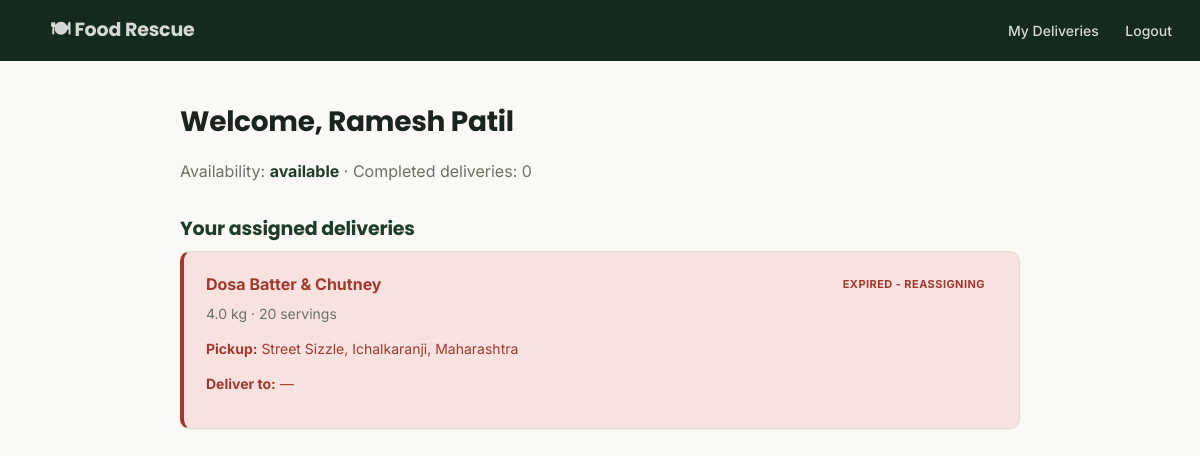
The page /agent/dashboard/ (signed in) on the database its author committed.
### donations/models.py (models this page shows, shortened)
class Agent(models.Model):
    user = models.OneToOneField(User, on_delete=models.CASCADE, related_name='agent')
    name = models.CharField(max_length=100)
    phone_number = models.CharField(max_length=15)
    email = models.EmailField(unique=True)
    availability_status = models.CharField(
        max_length=15, choices=AGENT_AVAILABILITY_CHOICES,
        default='offline', db_index=True,
    )
    current_latitude = models.FloatField(null=True, blank=True, db_index=True)
    current_longitude = models.FloatField(null=True, blank=True, db_index=True)
    last_location_update = models.DateTimeField(null=True, blank=True)
    service_radius_km = models.FloatField(default=5.0)
    verification_status = models.CharField(
        max_length=15, choices=AgentVerificationStatus.CHOICES,
        default=AgentVerificationStatus.UNVERIFIED, db_index=True,
    )
    completed_deliveries = models.PositiveIntegerField(default=0)
    is_active = models.BooleanField(default=True)
    date_joined = models.DateTimeField(auto_now_add=True)
    updated_at = models.DateTimeField(auto_now=True)

class Donation(models.Model):
    restaurant = models.ForeignKey(Restaurant, on_delete=models.CASCADE, related_name='donations')
    recipient = models.ForeignKey(
        Recipient, on_delete=models.SET_NULL, null=True, blank=True, related_name='donations'
    )
    food_name = models.CharField(max_length=200)
    quantity_kg = models.FloatField()
    estimated_servings = models.PositiveIntegerField()
    posted_at = models.DateTimeField(auto_now_add=True)
    updated_at = models.DateTimeField(auto_now=True)  # Point 4
    prepared_at = models.DateTimeField()
    pickup_deadline = models.DateTimeField()
    status = models.CharField(
        max_length=20, choices=DONATION_STATUS_CHOICES, default='pending', db_index=True
    )
    assigned_agent = models.ForeignKey(
        Agent, on_delete=models.SET_NULL, null=True, blank=True, related_name='assigned_donations'
    )
    assigned_at = models.DateTimeField(null=True, blank=True)
    food_category = models.CharField(max_length=10, choices=FOOD_CATEGORY_CHOICES)
    storage_condition = models.CharField(max_length=20, choices=STORAGE_CHOICES, default='room_temperature')
    verification_status = models.CharField(
        max_length=15, choices=DonationVerificationStatus.CHOICES,
        default=DonationVerificationStatus.UNVERIFIED, db_index=True,
    )
    food_image = models.ImageField(upload_to='donation_images/', null=True, blank=True)
    pickup_address = models.CharField(max_length=300)
    delivery_address = models.CharField(max_length=300, blank=True)
    class Meta:
        indexes = [
            models.Index(fields=['status', 'pickup_deadline']),
        ]
        constraints = [
            models.CheckConstraint(
                condition=models.Q(pickup_deadline__gt=models.F('prepared_at')),
                name='donation_deadline_after_prepared',
            ),
            models.CheckConstraint(
                condition=models.Q(quantity_kg__gt=0),
                name='donation_quantity_positive',
            ),
        ]

### donations/views_frontend.py (the view)
@login_required
def agent_dashboard_view(request):
    agent = _get_profile_or_redirect(request, Agent, 'post_login_redirect')
    if agent is None:
        return redirect('post_login_redirect')
    donations = Donation.objects.filter(assigned_agent=agent).order_by('-assigned_at')
    return render(request, 'donations/agent_dashboard.html', {
        'agent': agent,
        'donations': donations,
    })

### donations/views_frontend.py (called while the page is built)
def _get_profile_or_redirect(request, model, redirect_to):
    profile = model.objects.filter(user=request.user).first()
    if profile is None:
        messages.error(request, f"That page is only available to {model.__name__} accounts.")
    return profile

### templates/donations/agent_dashboard.html (shortened to what this page needs)
{% extends "base.html" %}
{% block content %}
<h2>Welcome, {{ agent.name }}</h2>
<p style="color:var(--muted);">Availability: <strong style="color:var(--forest);">{{ agent.availability_status }}</strong> &middot; Completed deliveries: {{ agent.completed_deliveries }}</p>
<h3 style="margin-top:32px;">Your assigned deliveries</h3>
{% if donations %}
    {% for donation in donations %}
    <div class="card status-{{ donation.status }}">
        <div style="display:flex; justify-content:space-between; align-items:center;">
            <strong>{{ donation.food_name }}</strong>
            <span class="status status-{{ donation.status }}">{{ donation.get_status_display }}</span>
        </div>
        <p style="color:var(--muted); font-size:14px; margin:6px 0;">
            {{ donation.quantity_kg }} kg &middot; {{ donation.estimated_servings }} servings
        </p>
        <p style="font-size:14px;"><strong>Pickup:</strong> {{ donation.pickup_address }}</p>
        <p style="font-size:14px;"><strong>Deliver to:</strong> {{ donation.delivery_address|default:"—" }}</p>
    </div>
    {% endfor %}
{% else %}
    <div class="empty-state">No deliveries assigned to you right now.</div>
{% endif %}
{% endblock %}

### templates/base.html (style rules this page uses)
:root { --ink: #1C231C; --paper: #FAF9F4; --forest: #1F3D2B; --forest-dark: #142A1D; --marigold: #E8A33D; --marigold-dark: #C87F1F; --line: #E1DFD5; --muted: #6B7268; --white: #FFFFFF; --pending-bg: #FBEFD8; --pending-fg: #92600D; --assigned-bg: #E1E9F5; --assigned-fg: #2B4A8A; --pickedup-bg: #EAE3F7; --pickedup-fg: #5B3A9E; --delivered-bg: #E1EEE1; --delivered-fg: #1F5C31; --cancelled-bg: #F8E2E0; --cancelled-fg: #A3392E; }
* { box-sizing: border-box; }
body { font-family: 'Inter', system-ui, sans-serif; margin: 0; background: var(--paper); color: var(--ink); line-height: 1.5; }
h1, h2, h3 { font-family: 'Poppins', system-ui, sans-serif; font-weight: 700; letter-spacing: -0.01em; margin: 0 0 8px; }
h2 { font-size: 28px; }
h3 { font-size: 19px; color: var(--forest); margin-top: 0; }
.card { background: var(--white); border: 1px solid var(--line); border-left: 4px solid var(--line); border-radius: 10px; padding: 20px 22px; margin-bottom: 16px; box-shadow: 0 1px 2px rgba(28, 35, 28, 0.04); }
.card.status-cancelled, .card.status-expired { border-left-color: var(--cancelled-fg); }
.status { display: inline-block; padding: 4px 12px; border-radius: 20px; font-size: 11px; font-weight: 700; letter-spacing: 0.04em; text-transform: uppercase; }
.status-cancelled, .status-expired { background: var(--cancelled-bg); color: var(--cancelled-fg); }

### rows shown on the page
Agent: name "Ramesh Patil", availability_status "available", completed_deliveries "0"
Donation: food_name "Dosa Batter & Chutney", status "EXPIRED - REASSIGNING", quantity_kg "4.0", estimated_servings "20", pickup_address "Street Sizzle, Ichalkaranji, Maharashtra", delivery_address "—"
